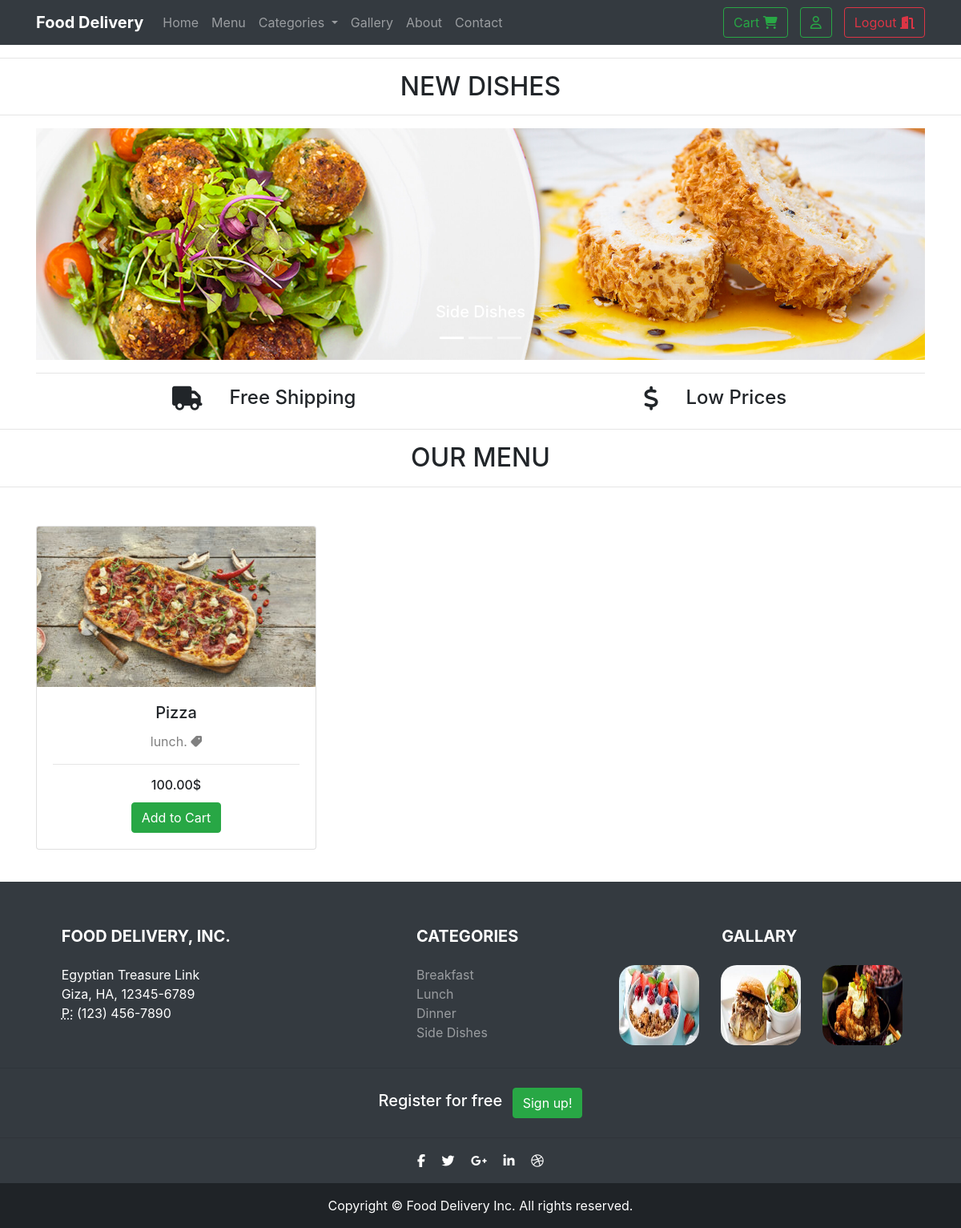
Screenshot of /View/index.php (signed in) with the database file from the repository.
### tables this page shows
CREATE TABLE `products` (
  `id` int(11) NOT NULL,
  `name` varchar(45) NOT NULL,
  `img_path` varchar(45) NOT NULL,
  `price` double NOT NULL,
  `enable` tinyint(1) NOT NULL,
  `category_id` int(11) NOT NULL
);

### lib/PDOConnection.php (called while the page is built, shortened)
<?php
class PDOConnection {
    private static $_instance;
    private static $_handler;
    public function __call($name, $arguments)
    {
        return @call_user_func_array(array(&self::$_handler, $name), $arguments);
    }
    protected static function init()
    {
        try {
            self::$_handler = new \PDO(
                'mysql:hostname=localhost;dbname=ofos_db',
                'root','', array(
                    \PDO::ATTR_ERRMODE => \PDO::ERRMODE_EXCEPTION,
                    \PDO::MYSQL_ATTR_INIT_COMMAND => 'SET NAMES utf8'
                )
            );
        } catch (\PDOException $e) {
            echo "Failed to connect database";
            self::$_handler = NULL;
        }
    }
    public static function getInstance()
    {
        if(self::$_instance === null) {
            self::$_instance = new self();
        }
        return self::$_instance;
    }
}
?>

### Model/products.php (called while the page is built, shortened)
<?php
class products {
    public static function getMenu(){
        $sql = "SELECT * FROM products where enable = 1";
        try{
            $data = PDOConnection::getInstance()->query($sql);
        }catch(\PDOException $e){
            return -1;
        }
        return $data;
    }
}
?>

### Controller/menu.php (called while the page is built, shortened)
<?php
class Menu{
    public function listMenu(){
        return products::getMenu();
    }
}
?>

### View/index.php (the view, shortened to what this page needs)
<?php
$op = $_SESSION['object'];
?>
<!DOCTYPE html>
<html lang="en">
  <head>
    <?php include("parts/head.php");?>
  </head>
  <body>
    <?php include("parts/nav.php");?>
    <h2 class="text-center">NEW DISHES</h2>
    <hr>
    <div class="container mt-3">
      <div class="row">
        <div class="col-12">
          <div id="carouselExampleControls" class="carousel slide" data-ride="carousel">
            <ol class="carousel-indicators">
              <li data-target="#carouselExampleControls" data-slide-to="0" class="active"></li>
              <li data-target="#carouselExampleControls" data-slide-to="1"></li>
              <li data-target="#carouselExampleControls" data-slide-to="2"></li>
            </ol>
            <div class="carousel-inner">
              <div class="carousel-item active">
                <img class="d-block w-100" src="images/I1%20(1).jpg" alt="First slide">
                <div class="carousel-caption d-none d-md-block">
                    <a href = "index.php?category=side dishes" style="text-decoration: none;color: white;"><h5>Side Dishes</h5></a>
                </div>
              </div>
            </div>
            <a class="carousel-control-prev" href="#carouselExampleControls" role="button" data-slide="prev">
            <span class="carousel-control-prev-icon" aria-hidden="true"></span>
            </a>
            <a class="carousel-control-next" href="#carouselExampleControls" role="button" data-slide="next">
            <span class="carousel-control-next-icon" aria-hidden="true"></span>
            </a>
          </div>
        </div>
      </div>
      <hr>
    </div>
    <div class="container">
      <div class="row">
        <div class="col-6">
          <div class="row">
            <div class="col-5" style="text-align: right;"><i class="fa fa-truck" style="font-size:30px; text-align: center;"></i></div>
            <div class="col-lg-6 col-10 ml-1">
              <h4>Free Shipping</h4>
            </div>
          </div>
        </div>
        <div class="col-6">
          <div class="row">
            <div class="col-5" style="text-align: right;"><i class="fa fa-dollar" style="font-size:30px"></i></div>
            <div class="col-lg-6 col-10 ml-1">
              <h4>Low Prices</h4>
            </div>
          </div>
        </div>
      </div>
    </div>
    <hr>
    <h2 class="text-center" id="Menu">OUR MENU</h2>
    <hr>
    <div class="container">
        <?php
            $categ = array();
            $data = $op->menuOP->getCategories();
            if($data){
                foreach($data as $cat)
                array_push($categ, $cat["name"]);}
            if(isset($_GET['category'])){
                if(in_array($_GET['category'],$categ)){
                    $id = array_search($_GET['category'],$categ) + 1;
                    $menu = $op->menuOP->menuCategory($id);
                }
                else{
                    $menu = array();
                }
                echo "<h4 class='text-center'> ". htmlspecialchars($_GET['category'], ENT_QUOTES)." </h4>";
            }
            else{$menu = $op->menuOP->listMenu();}
        ?>
        <div class="row text-center mt-4">
        <?php
            if($menu){
            foreach ($menu as $row){
                echo '
        <div class="col-md-4 pb-1 pb-md-0 mt-4" id ="'.$row["id"].'">
          <div class="card">
            <img class="card-img-top img-responsive center-block" src="products/'.$row["img_path"].'" alt="Card image cap" style = "height: 200px;">
            <div class="card-body">
              <h5 class="card-title">'.$row["name"].'</h5>';
              if(!empty($categ)) echo '<a href = "index.php?category='.$categ[$row["category_id"]-1].'" style="    text-decoration: none;color: gray;"><p class="card-text">'.$categ[$row["category_id"]-1].'. <i class="fa fa-tag fa-rotate-90" aria-hidden="true" style="color: gray;"></i></p></a><hr>';
              echo '<h6 class="card-title">'.$row["price"].'.00$</h6>
              <form method="post" action="index.php"><input type="hidden" value= "'.$row["id"].'" name = "id">
              <button class="btn primary" name="add-to-cart">Add to Cart</button></form>
            </div>
            </div>
            </div>';
            }}
        ?>
        </div>
      </div>
      <?php include("parts/footer.php");?>
    </body>
</html>

### View/css/style.css (style rules this page uses)
.primary { color: #fff; background-color: #28a745; border-color: #28a745; }

### rows the page displays
products: img_path (picture), name "Pizza", category "lunch", price "100"
